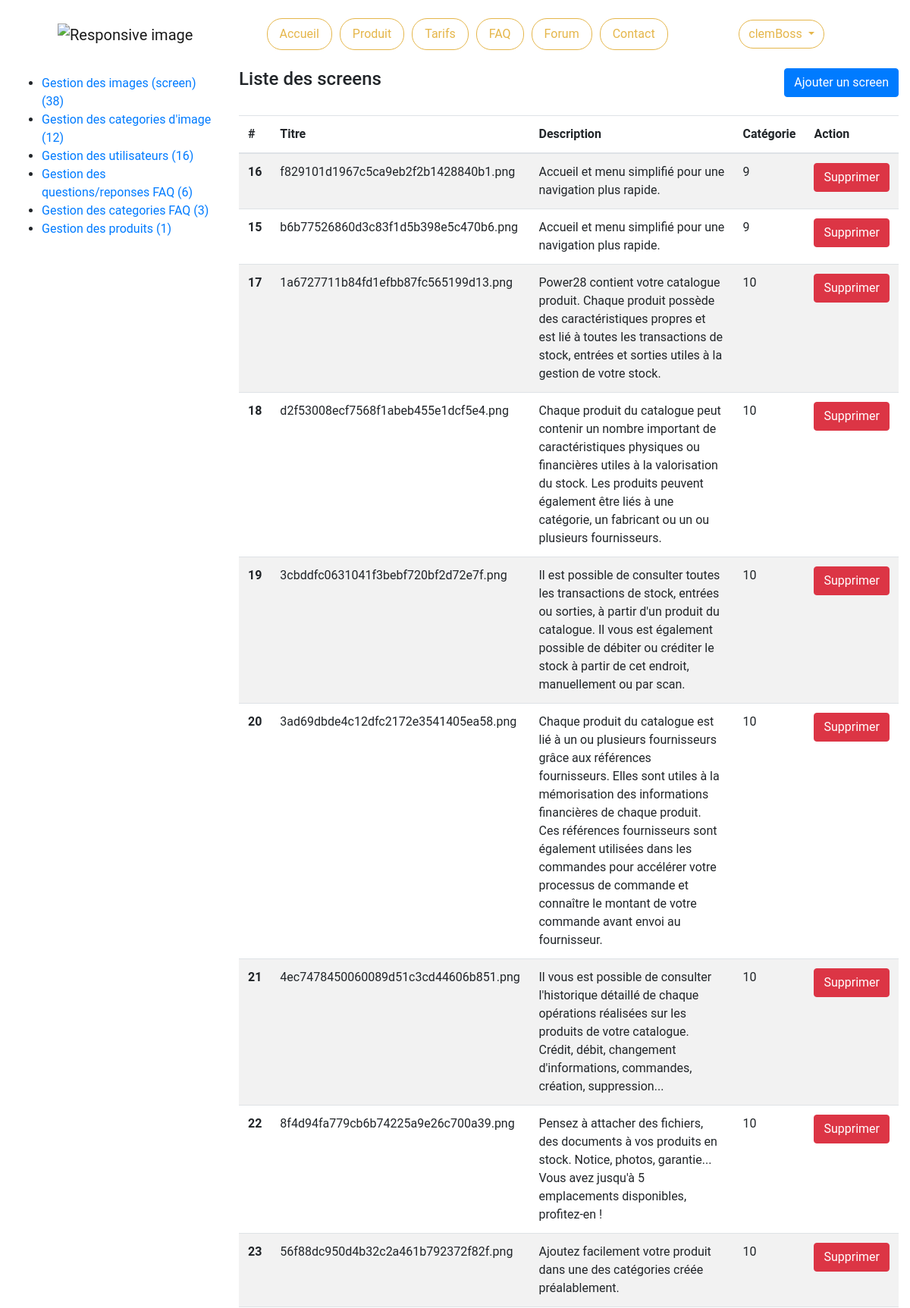
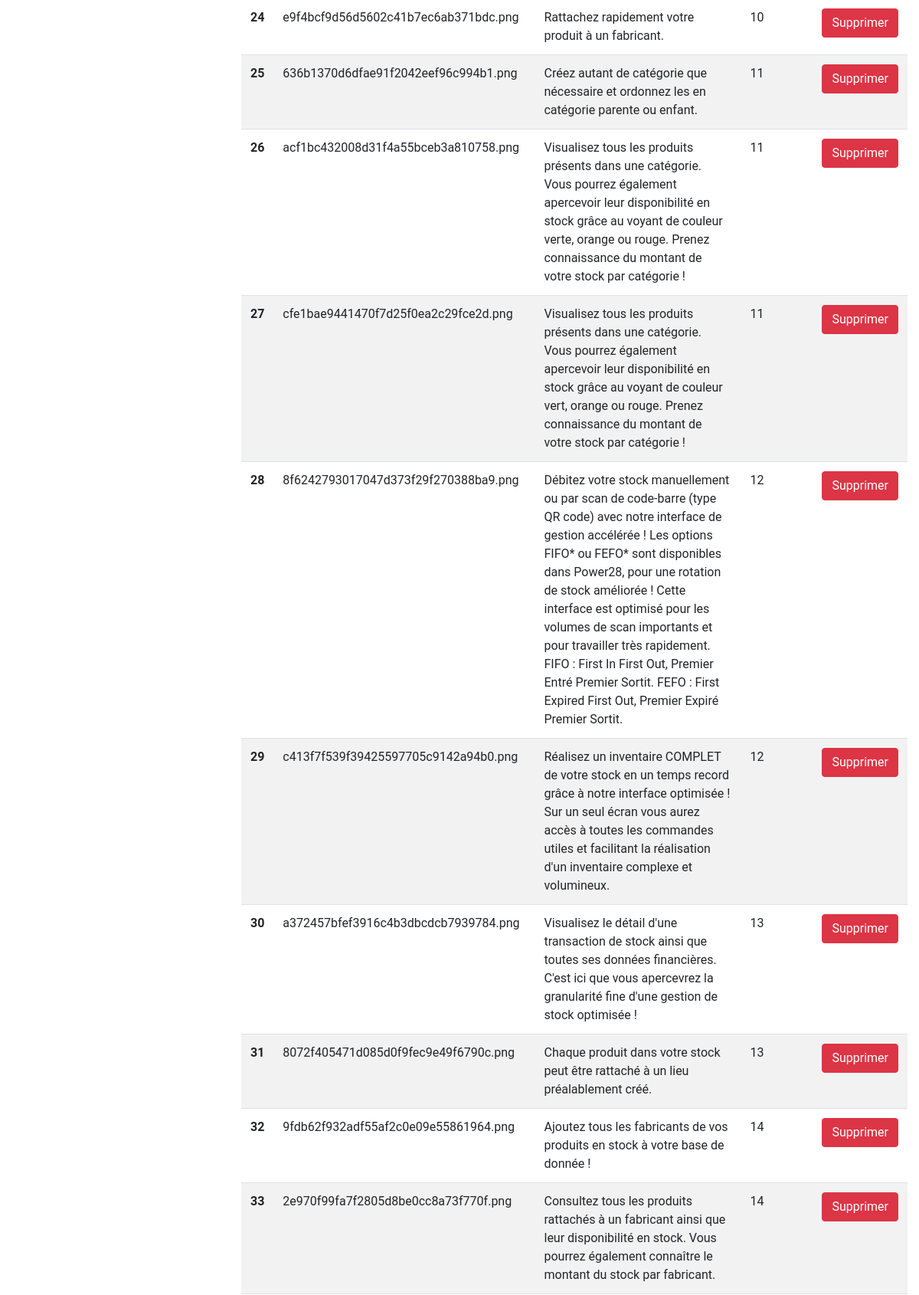
The page /index.php?page=administration&admin=image (signed in, upper part) on the database its author committed (2 pictures, top to bottom).
### tables this page shows
CREATE TABLE IF NOT EXISTS `screen` (
  `id` int(11) NOT NULL AUTO_INCREMENT,
  `description` text NOT NULL,
  `name` varchar(255) DEFAULT NULL,
  `category_id` int(11) DEFAULT NULL,
  PRIMARY KEY (`id`)
);

### controllers/admin/image-list.php (called while the page is built, shortened)
<?php
require_once ('models/admin/faq.php');
require_once ('models/admin/image.php');
require_once ('models/admin/user.php');
require_once ('models/admin/product.php');
$userAll = userAll();
$imageAll = imageAll();
$images = imageList();
$faqQuestionAnswerAll = faqQuestionAnswerAll();
$faqCategoryAll = faqCategoryAll();
$productAll = productAll();
$categoryImageAll = categoryImageAll();
require_once ('views/admin/image-list.php');

### models/admin/image.php (called while the page is built, shortened)
<?php
function imageAll(){
    $db = dbConnect();
    $query = $db->query("SELECT COUNT(*) FROM screen")->fetchColumn();
    return $query;
}
function imageList(){
    $db = dbConnect();
    $query = $db->query('SELECT * FROM screen');
    return $query->fetchAll();
}
function categoryImageAll(){
    $db = dbConnect();
    $query = $db->query("SELECT COUNT(*) FROM category_screen")->fetchColumn();
    return $query;
}

### models/admin/user.php (called while the page is built, shortened)
<?php
function userAll(){
    $db = dbConnect();
    $query = $db->query("SELECT COUNT(*) FROM users")->fetchColumn();
    return $query;
}

### models/admin/faq.php (called while the page is built, shortened)
<?php
function faqQuestionAnswerAll(){
    $db = dbConnect();
    $query = $db->query("SELECT COUNT(*) FROM question_faq")->fetchColumn();
    return $query;
}
function faqCategoryAll(){
    $db = dbConnect();
    $query = $db->query("SELECT COUNT(*) FROM category_faq")->fetchColumn();
    return $query;
}

### models/admin/product.php (called while the page is built, shortened)
<?php
function productAll(){
    $db = dbConnect();
    $query = $db->query("SELECT COUNT(*) FROM product")->fetchColumn();
    return $query;
}

### views/admin/image-list.php (the view, shortened to what this page needs)
<div class="container-fluid">
    <div class="row my-3 index-content">
        <?php require 'partials/nav.php'; ?>
        <section class="col-9">
            <header class="pb-4 d-flex justify-content-between">
                <h4>Liste des screens</h4>
                <a class="btn btn-primary" href="index.php?page=administration&admin=new-image">Ajouter un screen</a>
            </header>
            <?php if($images): ?>
                <table class="table table-striped">
                    <thead>
                    <tr>
                        <th>#</th>
                        <th>Titre</th>
                        <th>Description</th>
                        <th>Catégorie</th>
                        <th>Action</th>
                    </tr>
                    </thead>
                    <tbody>
                    <?php foreach($images as $image): ?>
                        <tr>
                            <th><?php echo htmlentities($image['id']); ?></th>
                            <td><?php echo htmlentities($image['name']); ?></td>
                            <td><?php echo htmlentities($image['description']); ?></td>
                            <td><?php echo htmlentities($image['category_id']); ?></td>
                            <td>
                                <a onclick="return confirm('Are you sure?')" href="index.php?page=administration&admin=image&image_id=<?php echo $image['id']; ?>&action=delete" class="btn btn-danger">Supprimer</a>
                            </td>
                        </tr>
                    <?php endforeach; ?>
                    </tbody>
                </table>
            <?php else: ?>
                Aucun screen enregistré.
            <?php endif; ?>
        </section>
    </div>
</div>

### index.php (shortened to what this page needs)
<!doctype html>
<html lang="fr">
<head>
    <?php require_once ('views/partials/head_assets.php');?>
</head>
<body class="body">
<?php
require_once ('views/partials/header.php');
if(isset($_GET['page'])){
  if($_GET['page'] == 'home'){
      require_once('controllers/home.php');
  }
  elseif($_GET['page'] == 'product'){
      require_once('controllers/product.php');
  }
  elseif($_GET['page'] == 'condition'){
      require_once('views/condition.php');
  }
  elseif($_GET['page'] == 'price'){
      require_once('controllers/price.php');
  }
  elseif($_GET['page'] == 'payement'){
      require_once('controllers/payement.php');
  }
  elseif($_GET['page'] == 'charge'){
      require_once('controllers/charge.php');
  }
  elseif($_GET['page'] == 'success-charge'){
      require_once('controllers/success-charge.php');
  }
  elseif($_GET['page'] == 'login'){
      require_once('controllers/login.php');
  }
  elseif($_GET['page'] == 'signin'){
      require_once('controllers/signin.php');
  }
  elseif($_GET['page'] == 'profile'){
      require_once('controllers/user-profile.php');
  }
  elseif($_GET['page'] == 'profile-message'){
      require_once('controllers/user-profile-message.php');
  }
  elseif($_GET['page'] == 'profile-order'){
      require_once('controllers/user-profile-order.php');
  }
  elseif($_GET['page'] == 'contact'){
      require_once('controllers/contact.php');
  }
  elseif($_GET['page'] == 'faq'){
      require_once('controllers/faq.php');
  }
  elseif($_GET['page'] == 'forum'){
      require_once('controllers/forum_index.php');
  }
  elseif($_GET['page'] == 'forum-message'){
      require_once('controllers/forum_message.php');
  }
  elseif($_GET['page'] == 'forum-subject'){
      require_once('controllers/forum_subject.php');
  }
  elseif($_GET['page'] == 'admin'){
      require_once('controllers/admin/index.php');
  }
  elseif($_GET['page'] == 'administration' && $_GET['admin'] == 'admin'){
      require_once('controllers/admin/index.php');
  }
  elseif($_GET['page'] == 'administration' && $_GET['admin'] == 'user'){
      require_once('controllers/admin/user-list.php');
  }
  elseif($_GET['page'] == 'administration' && $_GET['admin'] == 'new-user') {
      require_once('controllers/admin/user-form.php');
  }
  elseif($_GET['page'] == 'administration' && $_GET['admin'] == 'modify-user' && isset($_GET['user_id']) && isset($_GET['action']) && $_GET['action'] == 'edit') {
      require_once('controllers/admin/user-form.php');
  }
  elseif($_GET['page'] == 'administration' && $_GET['admin'] == 'faq-question'){
      require_once('controllers/admin/faq_question-list.php');
  }
  elseif($_GET['page'] == 'administration' && $_GET['admin'] == 'new-faq-question') {
      require_once('controllers/admin/faq_question-form.php');
  }
  elseif($_GET['page'] == 'administration' && $_GET['admin'] == 'modify-faq-question' && isset($_GET['faq-question_id']) && isset($_GET['action']) && $_GET['action'] == 'edit') {
      require_once('controllers/admin/faq_question-form.php');
  }
  elseif($_GET['page'] == 'administration' && $_GET['admin'] == 'faq-category'){
      require_once('controllers/admin/faq_category-list.php');
  }
  elseif($_GET['page'] == 'administration' && $_GET['admin'] == 'new-faq-category') {
      require_once('controllers/admin/faq_category-form.php');
  }
  elseif($_GET['page'] == 'administration' && $_GET['admin'] == 'modify-faq-category' && isset($_GET['faq-category_id']) && isset($_GET['action']) && $_GET['action'] == 'edit') {
      require_once('controllers/admin/faq_category-form.php');
  }
  elseif($_GET['page'] == 'administration' && $_GET['admin'] == 'product'){
      require_once('controllers/admin/product-list.php');
  }
  elseif($_GET['page'] == 'administration' && $_GET['admin'] == 'new-product') {
      require_once('controllers/admin/product-form.php');
  }
  elseif($_GET['page'] == 'administration' && $_GET['admin'] == 'modify-product' && isset($_GET['product_id']) && isset($_GET['action']) && $_GET['action'] == 'edit') {
      require_once('controllers/admin/product-form.php');
  }
  elseif($_GET['page'] == 'administration' && $_GET['admin'] == 'image-category'){
      require_once('controllers/admin/image_category-list.php');
  }
  elseif($_GET['page'] == 'administration' && $_GET['admin'] == 'new-category-image') {
      require_once('controllers/admin/image_category-form.php');
  }
  elseif($_GET['page'] == 'administration' && $_GET['admin'] == 'modify-category-image' && isset($_GET['image-category_id']) && isset($_GET['action']) && $_GET['action'] == 'edit') {
      require_once('controllers/admin/image_category-form.php');
  }
  elseif($_GET['page'] == 'administration' && $_GET['admin'] == 'image'){
      require_once('controllers/admin/image-list.php');
  }
  elseif($_GET['page'] == 'administration' && $_GET['admin'] == 'new-image'){
      require_once('controllers/admin/image-form.php');
  }
  else{
      require_once('controllers/home.php');
  }
}
else{
    require_once('controllers/home.php');
}
?>
</body>
</html>

### views/partials/head_assets.php (shortened to what this page needs)
<link rel="stylesheet" href="assets/css/main.css">
<link rel="stylesheet" href="https://cdnjs.cloudflare.com/ajax/libs/font-awesome/4.7.0/css/font-awesome.min.css">
<link rel="stylesheet" href="assets/css/bootstrap/bootstrap.min.css">

### views/partials/header.php (shortened to what this page needs)
<div class="container">
    <nav class="navbar navbar-expand-lg navbar-light mt-3 d-flex justify-content-around">
        <a class="navbar-brand col-5 col-sm-4 col-md-2 col-lg-3 col-xl-3" href="index.php?page=home">
            <img src="assets/img/usefull/logo-power28-header" class="img-fluid" alt="Responsive image">
        </a>
            <div class="collapse navbar-collapse" id="link-header">
                <a class="nav-item nav-link nav-header d-flex justify-content-center" href="index.php?page=home">Accueil</a>
                <a class="nav-item nav-link nav-header d-flex justify-content-center" href="index.php?page=product">Produit</a>
                <a class="nav-item nav-link nav-header d-flex justify-content-center" href="index.php?page=price">Tarifs</a>
                <a class="nav-item nav-link nav-header d-flex justify-content-center" href="index.php?page=faq">FAQ</a>
                <a class="nav-item nav-link nav-header d-flex justify-content-center" href="index.php?page=forum">Forum</a>
                <a class="nav-item nav-link nav-header d-flex justify-content-center" href="index.php?page=contact">Contact</a>
            </div>
        <?php if (isset($_SESSION['user'])): ?>
            <div class="col-6 col-sm-2 col-md-2 col-lg-2 col-xl-2">
                <div class="dropdown">
                    <button class="btn btn-secondary dropdown-toggle" type="button" id="dropdownMenuButton" data-toggle="dropdown" aria-haspopup="true" aria-expanded="false">
                        <span class=""><?php echo $_SESSION['user']; ?></span>
                    </button>
                </div>
                    <?php else: ?>
                        <a class="btn" id="button-login-reg" href="index.php?page=login">Connexion/Inscription</a>
                    <?php endif; ?>
            </div>
    </nav>
</div>

### views/admin/partials/nav.php
<nav class="col-3 py-2 categories-nav">
	<ul>
		<li><a href="index.php?page=administration&admin=image">Gestion des images (screen) (<?php echo $imageAll; ?>)</a></li>
        <li><a href="index.php?page=administration&admin=image-category">Gestion des categories d'image (<?php echo $categoryImageAll; ?>)</a></li>
        <li><a href="index.php?page=administration&admin=user">Gestion des utilisateurs (<?php echo $userAll; ?>)</a></li>
        <li><a href="index.php?page=administration&admin=faq-question">Gestion des questions/reponses FAQ (<?php echo $faqQuestionAnswerAll; ?>)</a></li>
        <li><a href="index.php?page=administration&admin=faq-category">Gestion des categories FAQ (<?php echo $faqCategoryAll; ?>)</a></li>
        <li><a href="index.php?page=administration&admin=product">Gestion des produits (<?php echo $productAll; ?>)</a></li>
    </ul>
</nav>

### assets/css/main.css (style rules this page uses)
.body { font-family: Roboto, sans-serif; }
#link-header a { color: #e5b64a; border: solid 1px #e5b64a; border-radius: 20px; margin-left: 5px; margin-right: 5px; }
#dropdownMenuButton { border-radius: 20px; background-color: #ffffff; border: solid 1px #e5b64a; color: #e5b64a; }

### rows shown on the page
screen: id "16", name "f829101d1967c5ca9eb2f2b1428840b1.png", description "Accueil et menu simplifié pour une navigation plus rapide.", category "9"
screen: id "15", name "b6b77526860d3c83f1d5b398e5c470b6.png", description "Accueil et menu simplifié pour une navigation plus rapide.", category "9"
screen: id "17", name "1a6727711b84fd1efbb87fc565199d13.png", description "Power28 contient votre catalogue produit. Chaque produit possède des caractéristiques propres et est lié à toutes les transactions de stock, entrées et sorties utiles à la gestion de votre stock.", category "10"
screen: id "18", name "d2f53008ecf7568f1abeb455e1dcf5e4.png", description "Chaque produit du catalogue peut contenir un nombre important de caractéristiques physiques ou financières utiles à la valorisation du stock. Les produits peuvent également être liés à une catégorie, un fabricant ou un ou plusieurs fournisseurs.", category "10"
screen: id "19", name "3cbddfc0631041f3bebf720bf2d72e7f.png", description "Il est possible de consulter toutes les transactions de stock, entrées ou sorties, à partir d'un produit du catalogue. Il vous est également possible de débiter ou créditer le stock à partir de cet endroit, manuellement ou par scan.", category "10"
screen: id "20", name "3ad69dbde4c12dfc2172e3541405ea58.png", description "Chaque produit du catalogue est lié à un ou plusieurs fournisseurs grâce aux références fournisseurs. Elles sont utiles à la mémorisation des informations financières de chaque produit. Ces références fournisseurs sont également utilisées dans les commandes pour accélérer votre processus de commande et connaître le montant de votre commande avant envoi au fournisseur.", category "10"
screen: id "21", name "4ec7478450060089d51c3cd44606b851.png", description "Il vous est possible de consulter l'historique détaillé de chaque opérations réalisées sur les produits de votre catalogue. Crédit, débit, changement d'informations, commandes, création, suppression...", category "10"
screen: id "22", name "8f4d94fa779cb6b74225a9e26c700a39.png", description "Pensez à attacher des fichiers, des documents à vos produits en stock. Notice, photos, garantie... Vous avez jusqu'à 5 emplacements disponibles, profitez-en !", category "10"
screen: id "23", name "56f88dc950d4b32c2a461b792372f82f.png", description "Ajoutez facilement votre produit dans une des catégories créée préalablement.", category "10"
screen: id "24", name "e9f4bcf9d56d5602c41b7ec6ab371bdc.png", description "Rattachez rapidement votre produit à un fabricant.", category "10"
screen: id "25", name "636b1370d6dfae91f2042eef96c994b1.png", description "Créez autant de catégorie que nécessaire et ordonnez les en catégorie parente ou enfant.", category "11"
screen: id "26", name "acf1bc432008d31f4a55bceb3a810758.png", description "Visualisez tous les produits présents dans une catégorie. Vous pourrez également apercevoir leur disponibilité en stock grâce au voyant de couleur verte, orange ou rouge. Prenez connaissance du montant de votre stock par catégorie !", category "11"
screen: id "27", name "cfe1bae9441470f7d25f0ea2c29fce2d.png", description "Visualisez tous les produits présents dans une catégorie. Vous pourrez également apercevoir leur disponibilité en stock grâce au voyant de couleur vert, orange ou rouge. Prenez connaissance du montant de votre stock par catégorie !", category "11"
screen: id "28", name "8f6242793017047d373f29f270388ba9.png", description "Débitez votre stock manuellement ou par scan de code-barre (type QR code) avec notre interface de gestion accélérée ! Les options FIFO* ou FEFO* sont disponibles dans Power28, pour une rotation de stock améliorée ! Cette interface est optimisé pour les volumes de scan importants et pour travailler très rapidement. FIFO : First In First Out, Premier Entré Premier Sortit. FEFO : First Expired First Out, Premier Expiré Premier Sortit.", category "12"
screen: id "29", name "c413f7f539f39425597705c9142a94b0.png", description "Réalisez un inventaire COMPLET de votre stock en un temps record grâce à notre interface optimisée ! Sur un seul écran vous aurez accès à toutes les commandes utiles et facilitant la réalisation d'un inventaire complexe et volumineux.", category "12"
screen: id "30", name "a372457bfef3916c4b3dbcdcb7939784.png", description "Visualisez le détail d'une transaction de stock ainsi que toutes ses données financières. C'est ici que vous apercevrez la granularité fine d'une gestion de stock optimisée !", category "13"
screen: id "31", name "8072f405471d085d0f9fec9e49f6790c.png", description "Chaque produit dans votre stock peut être rattaché à un lieu préalablement créé.", category "13"
screen: id "32", name "9fdb62f932adf55af2c0e09e55861964.png", description "Ajoutez tous les fabricants de vos produits en stock à votre base de donnée !", category "14"
screen: id "33", name "2e970f99fa7f2805d8be0cc8a73f770f.png", description "Consultez tous les produits rattachés à un fabricant ainsi que leur disponibilité en stock. Vous pourrez également connaître le montant du stock par fabricant.", category "14"

### other values the page prints
$_SESSION['user'] "clemBoss"
$imageAll "38"
$categoryImageAll "12"
$userAll "16"
$faqQuestionAnswerAll "6"
$faqCategoryAll "3"
$productAll "1"
